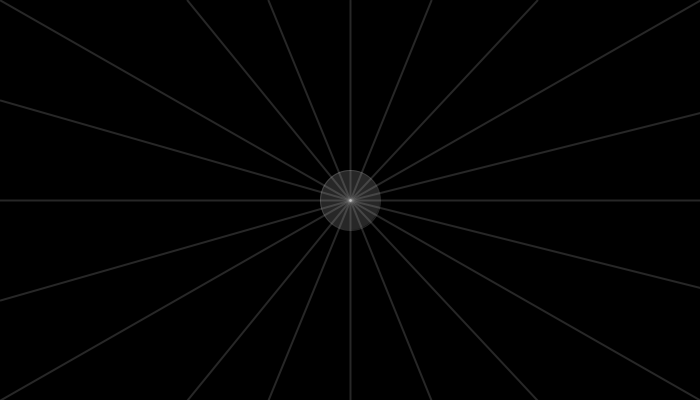
Frame 1 (no input)
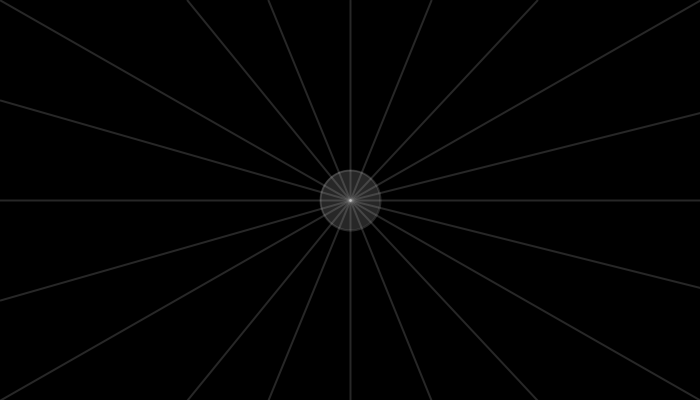
Frame 60 (the mouse pressed at the canvas centre just before this capture)
Frame 120 (the mouse held since frame 60 and released just before this capture): identical to frame 60, image omitted

The Processing sketch that drew these frames (run headless with seeded random() and noise(); from frame 60 on, the mouse is pressed at the canvas centre):

// Processing sketch: processing_35764
// ── processing_35764.pde

int sizes = 60;
float ypos = 200;
float xpos = 350;

float x_current = 350;
float y_current = 200;

float dsitXfinal = 0;
float distYfinal = 0;

float ease; //force

float bouncetime = 0;
float bouncetotal = 100;
float bx =350;
float by =200;

float distX = 0;
float distY = 0;

void setup() {
  size(700,400);
  background(0);
}

void draw() {
  smooth();
  background(0);
  stroke(200,50);
  fill(200,50);
  ellipse(xpos,ypos,sizes,sizes);
  strokeWeight(2);
  //line(350,200,xpos,ypos);
  line(0,0,xpos,ypos);
  line(0,400,xpos,ypos);
  line(700,0,xpos,ypos);
  line(700,400,xpos,ypos);
  line(350,0,xpos,ypos);
  line(350,400,xpos,ypos);
  line(0,200,xpos,ypos);
  line(750,200,xpos,ypos);
  line(0,100,xpos,ypos);
  line(0,300,xpos,ypos);
  line(750,100,xpos,ypos);
  line(750,300,xpos,ypos);
  line(187.5,0,xpos,ypos);
  line(537.5,0,xpos,ypos);
  line(187.5,400,xpos,ypos);
  line(537.5,400,xpos,ypos);
  line(268.75,0,xpos,ypos);
  line(431.25,0,xpos,ypos);
  line(268.75,400,xpos,ypos);
  line(431.25,400,xpos,ypos);
  if (mousePressed == true) {
    xpos = mouseX;
    ypos = mouseY;
    bouncetime = 0;
    distX = 350 - xpos;
    distY = 200 - ypos;
    bx = xpos;
    by = ypos;
  } else {

   if(bouncetime < bouncetotal) {
    
    xpos = easeOutBounce(bouncetime, bx, distX, bouncetotal);
    ypos = easeOutBounce(bouncetime, by, distY, bouncetotal);
     
     bouncetime = bouncetime + 1;
   }else {
      distX = 350 - xpos;
      distY = 200 - ypos;
      xpos = xpos + (distX/25);
      ypos = ypos + (distY/25);
    }
  }
}

/**
 * Easing equation function from Tweener
 * http://code.google.com/p/tweener/source/browse/trunk/as3/caurina/transitions/Equations.as
 */
float easeOutBounce(float t, float b, float c, float d) {
  if ((t/=d) < (1/2.75)) {                                  
    return c*(7.5625*t*t) + b;
  } 
  else if (t < (2/2.75)) {                                  
    return c*(7.5625*(t-=(1.5/2.75))*t + .75) + b;
  } 
  else if (t < (2.5/2.75)) {                                  
    return c*(7.5625*(t-=(2.25/2.75))*t + .9375) + b;
  } 
  else {                                  
    return c*(7.5625*(t-=(2.625/2.75))*t + .984375) + b;
  } 
}
